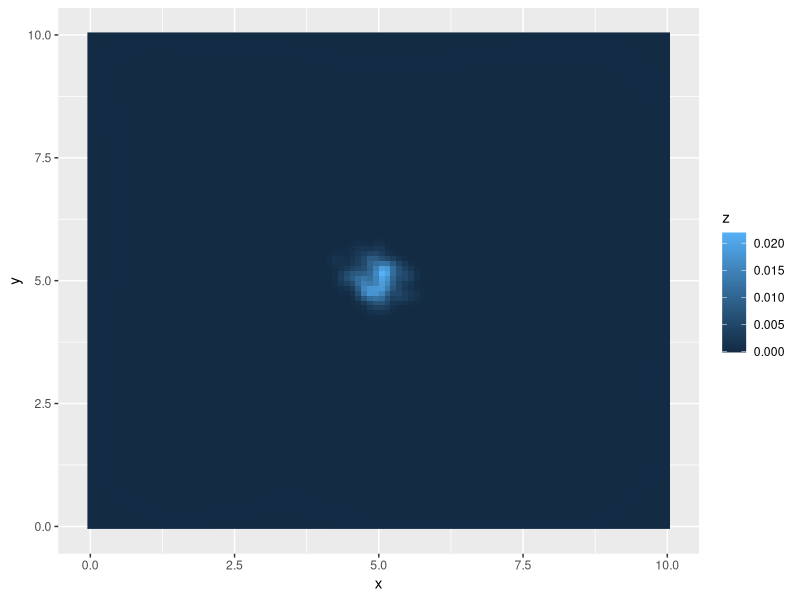
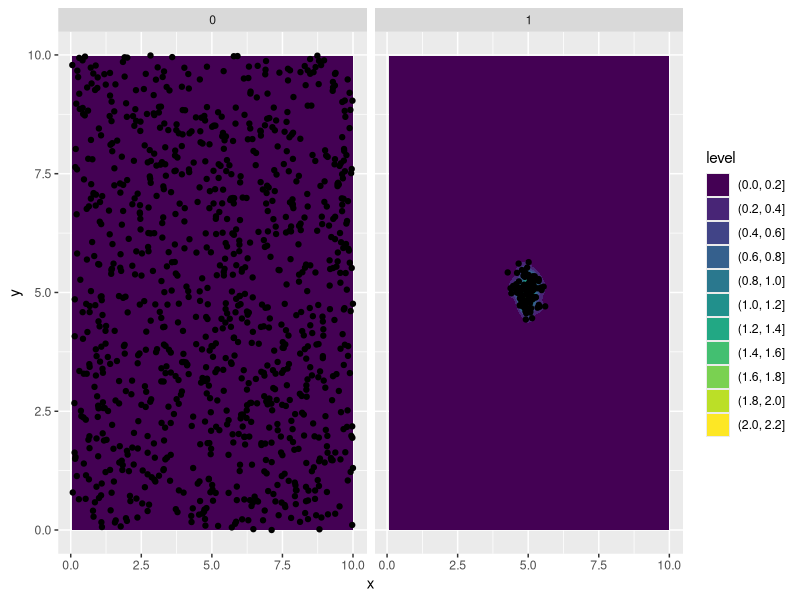
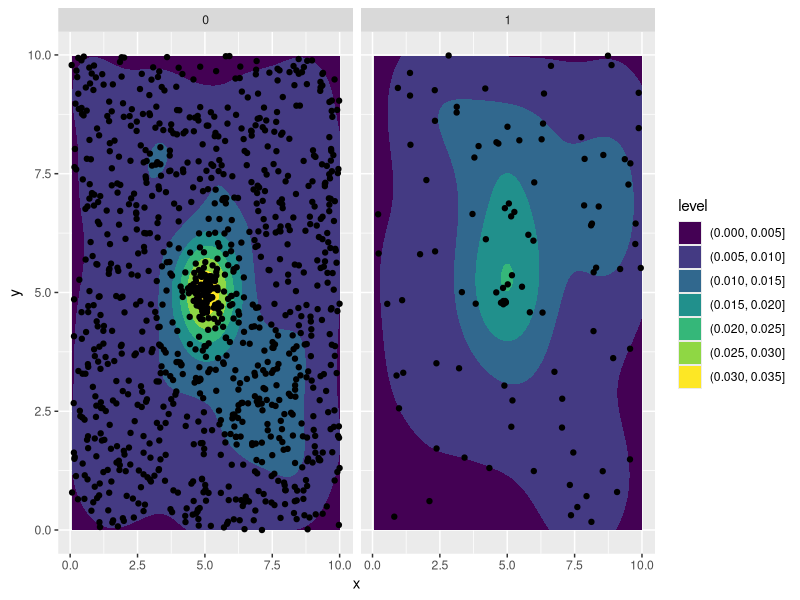

The R source for these figures, in order:
require(dplyr)
require(ggplot2)
require(MASS)

kde2ddf <- function(df, n = 50, lims = c(range(0:10),range(0:10))){
  ## This code turns the data into a df
  dd <- kde2d(df$x, df$y, n= 100, lims = lims)
  gr <- data.frame(with(dd, expand.grid(x,y)), as.vector(dd$z))
  colnames(gr) <- c("x","y","z")
  gr$p <- gr$z/sum(gr$z)
  return(gr)
}

## Generate points on a 10x10 square
num_bg_pts <- 1000
background_pts <- data.frame(x = runif(num_bg_pts, 0, 10), 
                             y = runif(num_bg_pts, 0, 10))
background_pts$case <- 0
hotspot_center <- 5
hotspot_sd <- 0.25


## Add in a hotspot centered in the middle
num_hs_pts <- 100
hotspot_pts <- data.frame(x = rnorm(num_hs_pts, hotspot_center, hotspot_sd),
                          y = rnorm(num_hs_pts, hotspot_center, hotspot_sd)) %>% filter(x > 0, x < 10, y > 0, y < 10) 

hotspot_pts$case <- 1

df <- rbind(background_pts, hotspot_pts)

g <- ggplot(df, aes(x=x,y=y, group = case)) + geom_point(aes(colour=as.factor(case)))



g <- ggplot(df, aes(x=x,y=y)) + geom_density2d_filled() + geom_point()

## Separate into case and control plots
g2 <- ggplot(df, aes(x=x,y=y)) + 
  geom_density2d_filled() + 
  geom_point() + facet_wrap(~ case)

## Randomize the locations of cases and controls and do it again
rdf <- df
rdf$case <- sample(df$case)
g3 <- ggplot(rdf, aes(x=x,y=y)) + 
  geom_density2d_filled() + 
  geom_point() + facet_wrap(~ case)


## Get differences between case and control
cs_smooth <- kde2ddf(hotspot_pts)
cl_smooth <- kde2ddf(background_pts)
cs_smooth$z<- cs_smooth$p - cl_smooth$p
g <- ggplot(cs_smooth, aes(x=x,y=y,z=z)) + geom_raster(aes(fill = z))

rdf <- df
maxvals <- rep(0, 100)
for (i in 1:100) {
rdf$case <- sample(df$case)
cs_smooth <- rdf %>% filter(case == 1) %>% kde2ddf()
cl_smooth <- rdf %>% filter(case == 0) %>% kde2ddf()
cs_smooth$z<- cs_smooth$p - cl_smooth$p
maxvals[i] <- max(cs_smooth$z)
}
